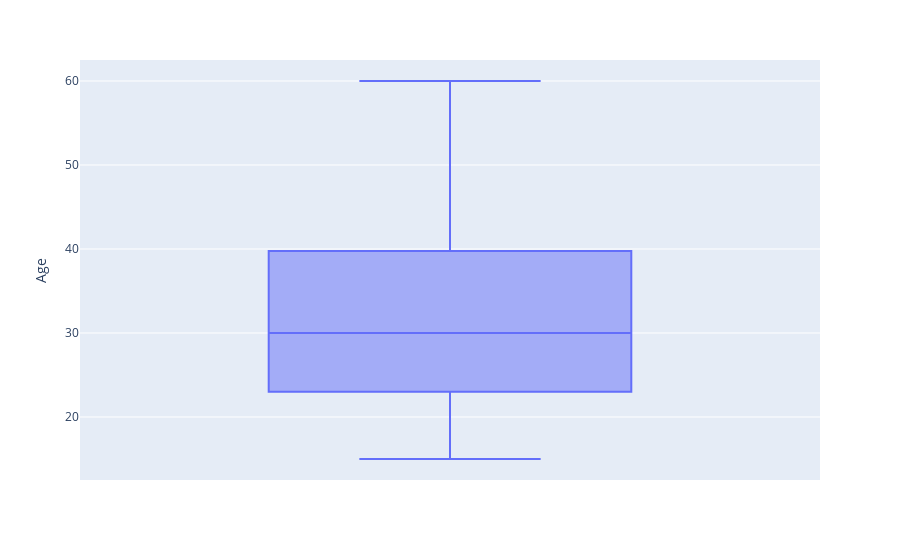

Notebook code cell kept with this figure:
### Markdown cell above
### Análise de Outliers

### Code cell
#Idade
px.box(df, y='Age')

### Figure 1 — Plotly figure (JSON) as saved in the notebook; plotly's stock layout.template omitted (floating-point values rounded to 4 significant figures; data arrays with more than 128 entries replaced by an {"elided": "..."} marker saying what was removed)
{"data": [{"alignmentgroup": "True", "hovertemplate": "Age=%{y}<extra></extra>", "legendgroup": "", "marker": {"color": "#636efa"}, "name": "", "notched": false, "offsetgroup": "", "orientation": "v", "showlegend": false, "type": "box", "x0": " ", "xaxis": "x", "y": {"elided": "347 int values"}, "y0": " ", "yaxis": "y"}], "layout": {"boxmode": "group", "legend": {"tracegroupgap": 0}, "margin": {"t": 60}, "xaxis": {"anchor": "y", "domain": [0, 1]}, "yaxis": {"anchor": "x", "domain": [0, 1], "title": {"text": "Age"}}}}
